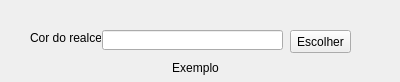
<?xml version="1.0" encoding="UTF-8"?>
<ui version="4.0">
 <class>Form</class>
 <widget class="QWidget" name="Form">
  <property name="geometry">
   <rect>
    <x>0</x>
    <y>0</y>
    <width>400</width>
    <height>82</height>
   </rect>
  </property>
  <property name="windowTitle">
   <string>Form</string>
  </property>
  <widget class="QLabel" name="label">
   <property name="geometry">
    <rect>
     <x>30</x>
     <y>30</y>
     <width>71</width>
     <height>16</height>
    </rect>
   </property>
   <property name="text">
    <string>Cor do realce:</string>
   </property>
  </widget>
  <widget class="QLineEdit" name="txtCorRealce">
   <property name="geometry">
    <rect>
     <x>102</x>
     <y>30</y>
     <width>181</width>
     <height>20</height>
    </rect>
   </property>
  </widget>
  <widget class="QPushButton" name="pushButton">
   <property name="geometry">
    <rect>
     <x>290</x>
     <y>30</y>
     <width>61</width>
     <height>23</height>
    </rect>
   </property>
   <property name="text">
    <string>Escolher</string>
   </property>
  </widget>
  <widget class="QLabel" name="lblExemplo">
   <property name="geometry">
    <rect>
     <x>170</x>
     <y>60</y>
     <width>51</width>
     <height>16</height>
    </rect>
   </property>
   <property name="text">
    <string>Exemplo</string>
   </property>
   <property name="alignment">
    <set>Qt::AlignCenter</set>
   </property>
  </widget>
 </widget>
 <resources/>
 <connections/>
</ui>
